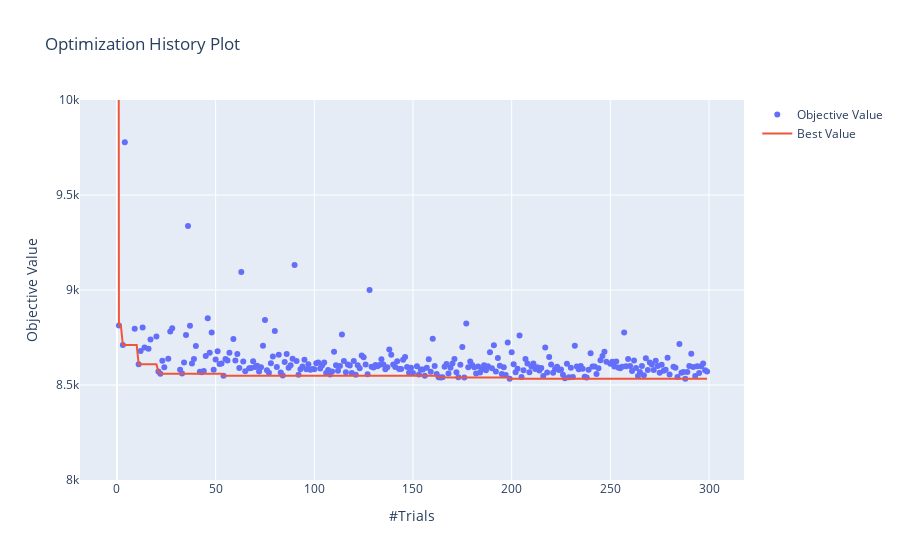

Notebook source saved alongside this figure:
### Code cell
fig.update_yaxes(range=[8000, 10000])

### Figure 1 — Plotly figure (JSON) as saved in the notebook; plotly's stock layout.template omitted (floating-point values rounded to 4 significant figures; data arrays with more than 128 entries replaced by an {"elided": "..."} marker saying what was removed)
{"data": [{"mode": "markers", "name": "Objective Value", "type": "scatter", "x": {"elided": "299 int values"}, "y": {"elided": "299 float values"}}, {"name": "Best Value", "type": "scatter", "x": {"elided": "299 int values"}, "y": {"elided": "299 float values"}}], "layout": {"title": {"text": "Optimization History Plot"}, "xaxis": {"title": {"text": "#Trials"}}, "yaxis": {"range": [8000, 10000], "title": {"text": "Objective Value"}}}}
